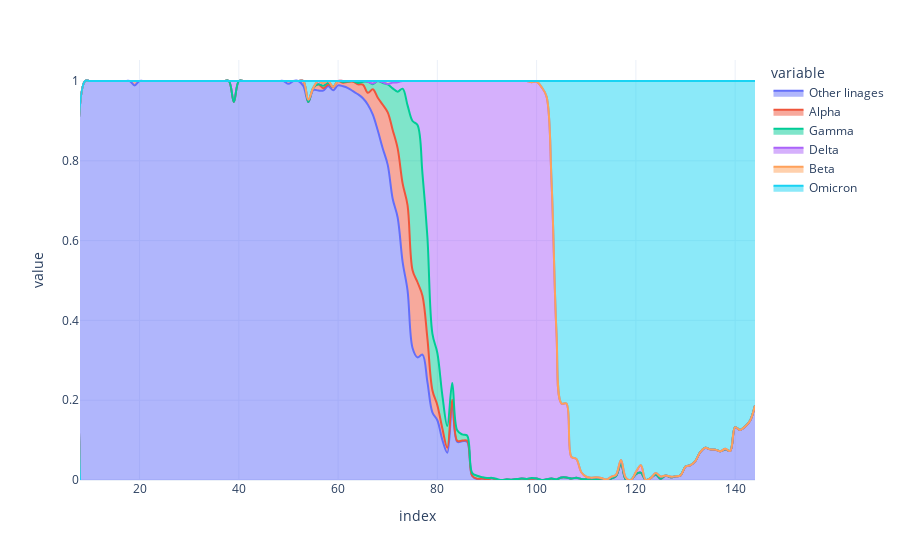

The cell this chart's notebook holds for it:
### Markdown cell above
100 Percent Stacked Area Chart from variant counts

### Code cell
df = voc.divide(voc.sum(axis=1), axis=0)
df.to_csv("files/variant_semana.csv")
fig = px.area(
    df,
    line_shape="spline",
    template="plotly_white"
    )
fig.show()

### Figure 1 — Plotly figure (JSON) as saved in the notebook; plotly's stock layout.template omitted (floating-point values rounded to 4 significant figures; data arrays with more than 128 entries replaced by an {"elided": "..."} marker saying what was removed)
{"data": [{"hovertemplate": "variable=Other linages<br>index=%{x}<br>value=%{y}<extra></extra>", "legendgroup": "Other linages", "line": {"color": "#636efa", "shape": "spline"}, "marker": {"symbol": "circle"}, "mode": "lines", "name": "Other linages", "orientation": "v", "showlegend": true, "stackgroup": "1", "type": "scatter", "x": {"elided": "137 int values"}, "xaxis": "x", "y": {"elided": "137 float values"}, "yaxis": "y"}, {"hovertemplate": "variable=Alpha<br>index=%{x}<br>value=%{y}<extra></extra>", "legendgroup": "Alpha", "line": {"color": "#EF553B", "shape": "spline"}, "marker": {"symbol": "circle"}, "mode": "lines", "name": "Alpha", "orientation": "v", "showlegend": true, "stackgroup": "1", "type": "scatter", "x": {"elided": "137 int values"}, "xaxis": "x", "y": {"elided": "137 float values"}, "yaxis": "y"}, {"hovertemplate": "variable=Gamma<br>index=%{x}<br>value=%{y}<extra></extra>", "legendgroup": "Gamma", "line": {"color": "#00cc96", "shape": "spline"}, "marker": {"symbol": "circle"}, "mode": "lines", "name": "Gamma", "orientation": "v", "showlegend": true, "stackgroup": "1", "type": "scatter", "x": {"elided": "137 int values"}, "xaxis": "x", "y": {"elided": "137 float values"}, "yaxis": "y"}, {"hovertemplate": "variable=Delta<br>index=%{x}<br>value=%{y}<extra></extra>", "legendgroup": "Delta", "line": {"color": "#ab63fa", "shape": "spline"}, "marker": {"symbol": "circle"}, "mode": "lines", "name": "Delta", "orientation": "v", "showlegend": true, "stackgroup": "1", "type": "scatter", "x": {"elided": "137 int values"}, "xaxis": "x", "y": {"elided": "137 float values"}, "yaxis": "y"}, {"hovertemplate": "variable=Beta<br>index=%{x}<br>value=%{y}<extra></extra>", "legendgroup": "Beta", "line": {"color": "#FFA15A", "shape": "spline"}, "marker": {"symbol": "circle"}, "mode": "lines", "name": "Beta", "orientation": "v", "showlegend": true, "stackgroup": "1", "type": "scatter", "x": {"elided": "137 int values"}, "xaxis": "x", "y": {"elided": "137 float values"}, "yaxis": "y"}, {"hovertemplate": "variable=Omicron<br>index=%{x}<br>value=%{y}<extra></extra>", "legendgroup": "Omicron", "line": {"color": "#19d3f3", "shape": "spline"}, "marker": {"symbol": "circle"}, "mode": "lines", "name": "Omicron", "orientation": "v", "showlegend": true, "stackgroup": "1", "type": "scatter", "x": {"elided": "137 int values"}, "xaxis": "x", "y": {"elided": "137 float values"}, "yaxis": "y"}], "layout": {"legend": {"title": {"text": "variable"}, "tracegroupgap": 0}, "margin": {"t": 60}, "xaxis": {"anchor": "y", "domain": [0, 1], "title": {"text": "index"}}, "yaxis": {"anchor": "x", "domain": [0, 1], "title": {"text": "value"}}}}
